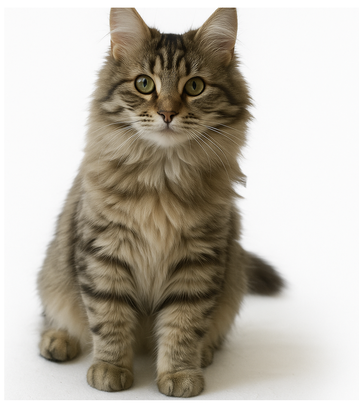
#> input picture exam_practice_sets/data/animals/ImageA.png, 359 x 407 px, shrunk from 852 x 964 before the run, given in place of lego_5.png, which was not available
$ jupyter execute --allow-errors ex4b-ImageMorphology.ipynb
#> lines starting #> are read from the running program, lines starting #| are printed output that depends on the picture; after the words box and inside, x2 and y2 are one past the last pixel; in counts of white or black regions, pixels touching at a corner belong together; pictures that were not available may be replaced by others from this repository, and a replacement may not be noted
[cell 1]
import numpy as np
import skimage.io as io
from skimage.color import rgb2gray
from skimage.filters import threshold_otsu
from skimage.morphology import erosion, dilation, opening, closing
from skimage.morphology import disk, rectangle
import matplotlib.pyplot as plt

[cell 2]
data_path = "/home/kkristjansson/DTU/spring2026/02515_Image_Analysis/imageAnalysisGithub/exercises/ex4b-ImageMorphology/data/"

[cell 3]
# From https://scikit-image.org/docs/stable/auto_examples/applications/plot_morphology.html
def plot_comparison(original, filtered, filter_name):
    fig, (ax1, ax2) = plt.subplots(ncols=2, figsize=(8, 4), sharex=True,
                                   sharey=True)
    ax1.imshow(original, cmap=plt.cm.gray)
    ax1.set_title('original')
    ax1.axis('off')
    ax2.imshow(filtered, cmap=plt.cm.gray)
    ax2.set_title(filter_name)
    ax2.axis('off')
    io.show()


def plot_comparison_3plots(original, filtered, filtered2, filter_name):
    fig, (ax1, ax2, ax3) = plt.subplots(ncols=3, figsize=(12, 4), sharex=True,
                                         sharey=True)
    ax1.imshow(original, cmap=plt.cm.gray)
    ax1.set_title('original')
    ax1.axis('off')
    ax2.imshow(filtered, cmap=plt.cm.gray)
    ax2.set_title(filter_name)
    ax2.axis('off')
    ax3.imshow(filtered2, cmap=plt.cm.gray)
    ax3.set_title('Filtered 2')
    ax3.axis('off')
    io.show()

[cell 4]
# Exercise 1:
im_org = io.imread(data_path + "lego_5.png")
#> im_org is the input picture: shape (407, 359, 3); mean R, G, B 186.4, 180.2, 169.3
im_org_gray = rgb2gray(im_org)
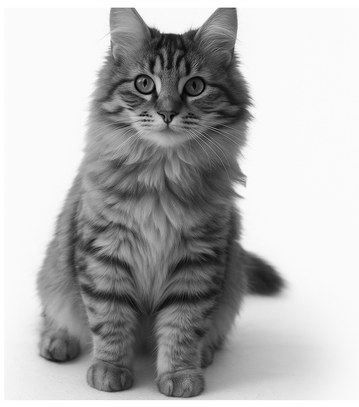
#> im_org_gray: shape (407, 359) float64; min 0, max 1, mean 0.709
thresh = threshold_otsu(im_org_gray)
#> thresh = 0.67
bin_img = im_org_gray < thresh #since the ROI is darker than the background, we use < instead of >
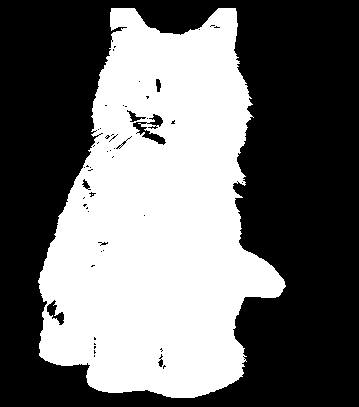
#> bin_img: shape (407, 359) bool; 43.2% white; 2 white regions (1 under 20 px), largest, box (x1, y1, x2, y2) and area: (38, 8, 286, 398) 63191
plot_comparison(im_org_gray, bin_img, "Binary image")
#> in plot_comparison, `io.show()`:
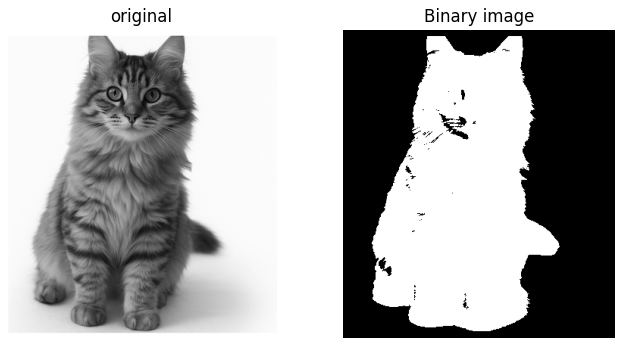
#> figure drawn by matplotlib, 2 panels

[cell 5]
# Exercise 2:

footprint = disk(1)
print(footprint)


eroded = erosion(bin_img, footprint) #removes small objects, seperates objects and makes objects smaller
#> eroded: shape (407, 359) bool; 41.8% white; 5 white regions (4 under 20 px), largest, box (x1, y1, x2, y2) and area: (39, 9, 285, 397) 61095
plot_comparison(bin_img, eroded, "Eroded image")

[cell 6]
# Exercise 3:
footprint = disk(30)
dilated = dilation(bin_img, footprint) #expands objects and fills gaps
#> dilated: shape (407, 359) bool; 66.5% white; 3 black regions, box (x1, y1, x2, y2) and area: (252, 0, 359, 407) 32098, (0, 0, 83, 407) 16874, (166, 0, 183, 4) 38
plot_comparison(bin_img, dilated, "Dilated image")

[cell 7]
# Exercise 4:
footprint = disk(10)
opened = opening(bin_img, footprint) #Removes small objects without changing the size of the remaning objects
#> opened: shape (407, 359) bool; 41.1% white; 1 white region, box (x1, y1, x2, y2) and area: (39, 8, 285, 398) 60031
plot_comparison(bin_img, opened, "Opened image")

[cell 8]
#### Exercise 5:
footprint = disk(1)
closed = closing(bin_img, footprint) #Closes holes in objects without changing the size of the remaining objects
#> closed: shape (407, 359) bool; 43.5% white; 1 white region, box (x1, y1, x2, y2) and area: (38, 8, 286, 398) 63549
plot_comparison(bin_img, closed, "Closed image")

[cell 9]
# Exercise 6:

def compute_outline(bin_img):
    """Compute the outline of a binary image"""
    footprint = disk(10)
    dilated = dilation(bin_img, footprint)
#> dilated: shape (407, 359) bool; 52.4% white; 3 black regions, box (x1, y1, x2, y2) and area: (199, 0, 359, 407) 41970, (0, 0, 166, 407) 26462, (141, 0, 212, 24) 1157
    outline = np.logical_xor(dilated, bin_img)
#> outline: shape (407, 359) bool; 9.1% white; 53 white regions (45 under 20 px), largest, box (x1, y1, x2, y2) and area: (28, 0, 296, 407) 12395, (133, 114, 166, 145) 355, (47, 300, 64, 325) 178
    return outline


outline = compute_outline(bin_img)
plot_comparison(bin_img, outline, "Outline of binary image")

[cell 10]
# Exercise 7:

def compute_skeleton(bin_img):
    open = opening(bin_img, disk(1))
#> open: shape (407, 359) bool; 43.1% white; 1 white region, box (x1, y1, x2, y2) and area: (38, 8, 286, 398) 63031
    closed = closing(open, disk(15))
#> closed: shape (407, 359) bool; 44.8% white; 1 white region, box (x1, y1, x2, y2) and area: (38, 0, 286, 407) 65429
    outline = np.logical_xor(closed, bin_img)
#> outline: shape (407, 359) bool; 1.6% white; 160 white regions (142 under 20 px), largest, box (x1, y1, x2, y2) and area: (158, 394, 207, 407) 402, (133, 114, 166, 145) 355, (47, 300, 64, 325) 178
    return open,closed,outline

open, closed, outline = compute_skeleton(bin_img)
plot_comparison_3plots(bin_img, open, outline, "Skeleton of binary image")

[cell 11]
# Exercise 8:

im_org = "lego_7.png"
im_org_original = io.imread(data_path + im_org)
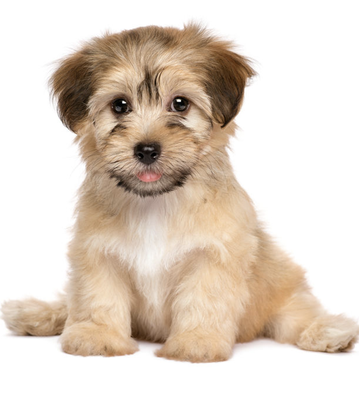
#> input picture exam_practice_sets/data/animals/ImageB.png, 359 x 407 px, shrunk from 852 x 964 before the run, given in place of lego_7.png, which was not available
#> im_org_original is the input picture: shape (407, 359, 3); mean R, G, B 224.8, 212.1, 199.9


im_gray = rgb2gray(im_org_original)
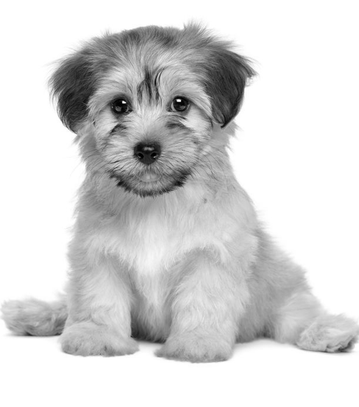
#> im_gray: shape (407, 359) float64; min 0, max 1, mean 0.839

thres = threshold_otsu(im_gray)
#> thres = 0.764
bin_img = im_gray < thres
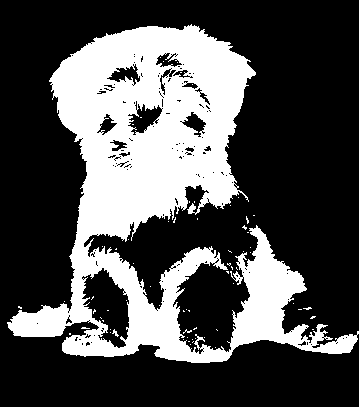
#> bin_img: shape (407, 359) bool; 30.8% white; 67 white regions (65 under 20 px), largest, box (x1, y1, x2, y2) and area: (7, 24, 359, 363) 44793, (112, 329, 119, 337) 23
plot_comparison(im_org_original, bin_img, 'Binary image')

outline_img = compute_outline(bin_img)
#> in compute_outline (call 2), `dilated = dilation(bin_img, footprint)`:
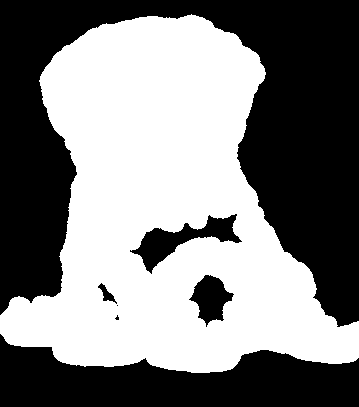
#> dilated: shape (407, 359) bool; 50.4% white; 7 black regions (2 under 20 px), largest, box (x1, y1, x2, y2) and area: (0, 0, 359, 327) 52365, (0, 334, 359, 407) 16579, (130, 214, 242, 274) 2144, (189, 275, 234, 327) 1255, (98, 283, 117, 304) 140
#> in compute_outline (call 2), `outline = np.logical_xor(dilated, bin_img)`: outline: shape (407, 359) bool; 19.6% white; 116 white regions (100 under 20 px), largest, box (x1, y1, x2, y2) and area: (0, 14, 359, 373) 24240, (82, 268, 129, 348) 2038, (128, 101, 163, 135) 545
plot_comparison(im_org_original, outline_img, 'Outline image')

#> (a cell that did not finish here is left out)

[cell 13]
# Exercise 11 Morphology on multiple connected objects

img = "lego_9.png"
img = io.imread(data_path + img)


img_gray = rgb2gray(img)
thresh = threshold_otsu(img_gray)
#> thresh = 0.764
bin_img = img_gray < thresh #since the ROI is darker than the background, we use < instead of >


outline =  compute_outline(bin_img)
plot_comparison(bin_img,outline,"fuck off")

[cell 14]
# Exercise 12 Remove noise from outline

closing_comp = closing(bin_img,disk(5))
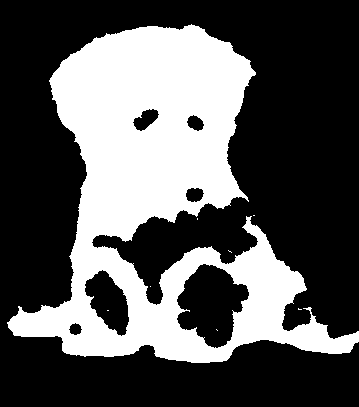
#> closing_comp: shape (407, 359) bool; 34.3% white; 8 white regions (7 under 20 px), largest, box (x1, y1, x2, y2) and area: (7, 24, 359, 363) 50059
plot_comparison(bin_img,closing_comp,"closing")

outline_comp = compute_outline(closing_comp)
#> in compute_outline (call 5), `dilated = dilation(bin_img, footprint)`: dilated: shape (407, 359) bool; 50.4% white; 7 black regions (2 under 20 px), largest, box (x1, y1, x2, y2) and area: (0, 0, 359, 327) 52360, (0, 334, 359, 407) 16579, (130, 214, 242, 274) 2143, (189, 275, 234, 327) 1255, (98, 283, 117, 304) 140
#> in compute_outline (call 5), `outline = np.logical_xor(dilated, bin_img)`: outline: shape (407, 359) bool; 16.1% white; 7 white regions, largest, box (x1, y1, x2, y2) and area: (0, 14, 359, 373) 18550, (177, 264, 249, 348) 2619, (85, 270, 129, 336) 1561
plot_comparison(closing_comp,outline_comp,"outline comp vs closed")

[cell 15]
# Exercise 13: Seperating objects

erosion_comp = erosion(closing_comp,disk(50))
#> erosion_comp: shape (407, 359) bool; every value is 0
erosion_comp_med_outline = erosion(closing_comp,rectangle(70,70))
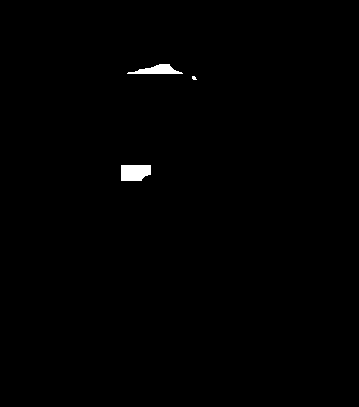
#> erosion_comp_med_outline: shape (407, 359) bool; 0.53% white; 3 white regions (1 under 20 px), largest, box (x1, y1, x2, y2) and area: (121, 165, 151, 181) 438, (127, 64, 183, 74) 318

plot_comparison(erosion_comp,erosion_comp_med_outline,"closing vs. closing + outline")

[cell 16]
#Exercise 14: Dilate after erosion a.k.a. fucking it up
dilate_erosion = dilation(erosion_comp,disk(15))
plot_comparison_3plots(closing_comp,erosion_comp,dilate_erosion,"after erosion + dilation")
